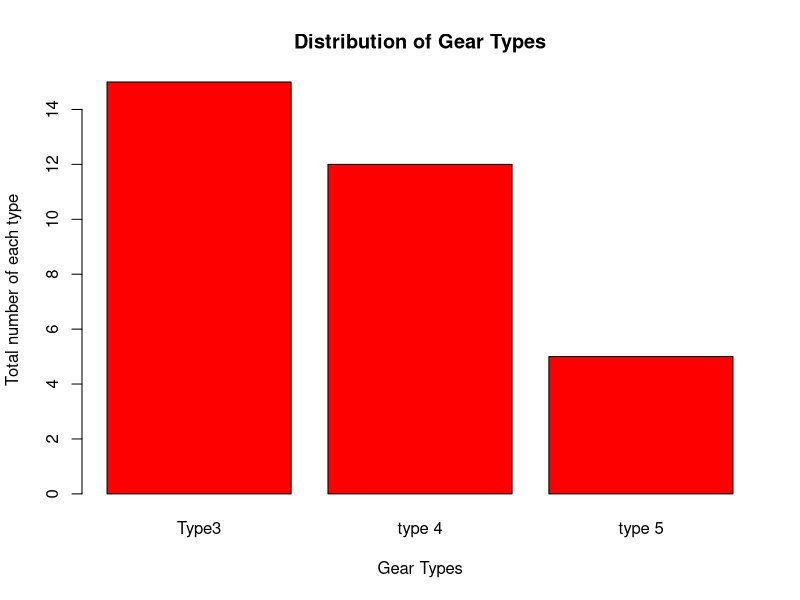

The R source for this figure:
## ---- chunk 1
knitr::opts_chunk$set(echo = TRUE)
## ---- chunk 2
summary(mtcars)
## ---- chunk 3
geartype <- table(mtcars$gear)
xval <- c("Type3", "type 4", "type 5")
barplot(geartype, names.arg=xval, xlab="Gear Types", ylab="Total number of each type", col="red", main = "Distribution of Gear Types")
